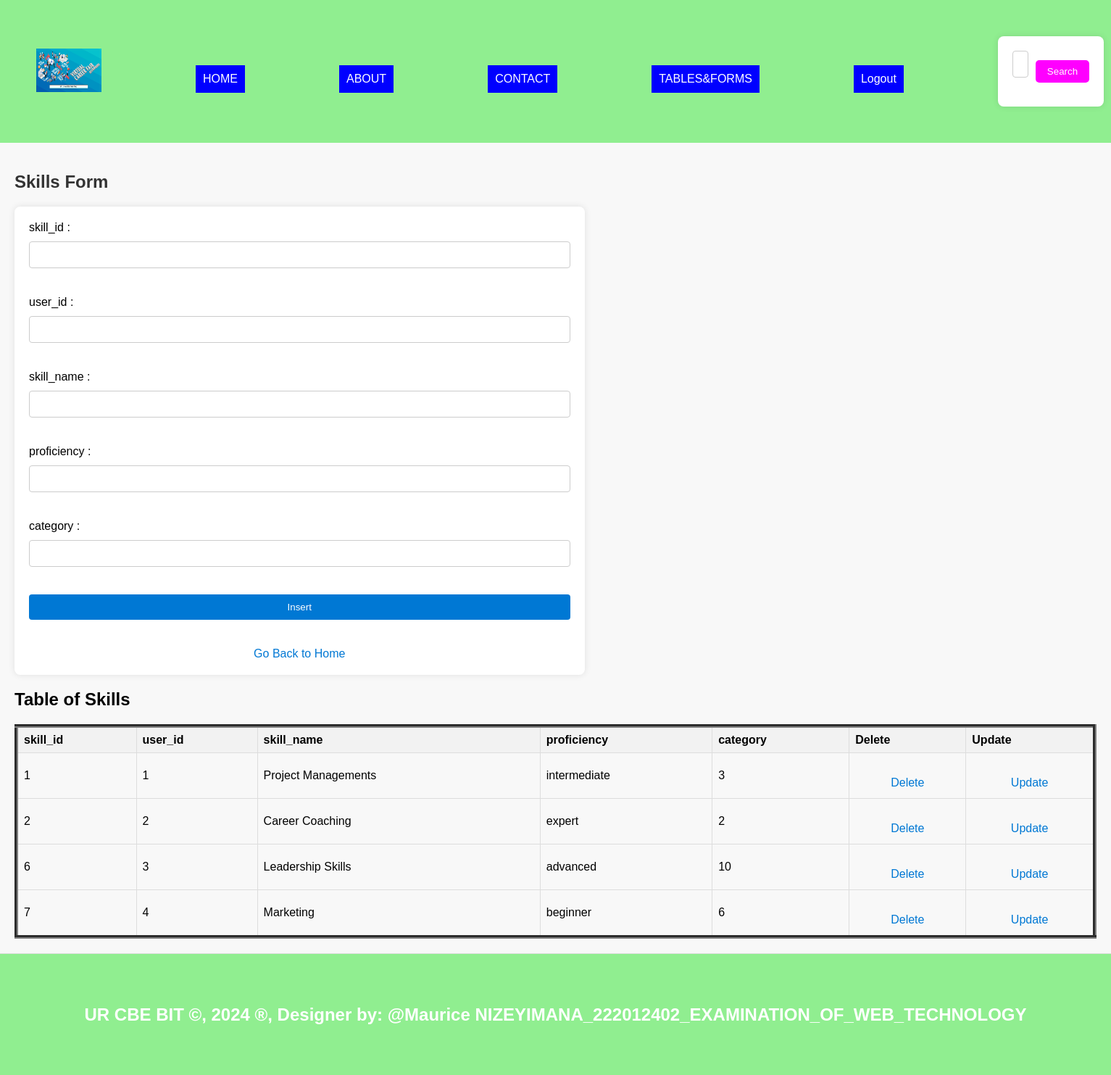
Page /Skills.php on the committed database.
### tables this page shows
CREATE TABLE `skills` (
  `skill_id` int(11) NOT NULL,
  `user_id` int(11) DEFAULT NULL,
  `skill_name` varchar(100) DEFAULT NULL,
  `proficiency` enum('beginner','intermediate','advanced','expert') DEFAULT NULL,
  `category` varchar(100) DEFAULT NULL
);

### Skills.php (the view, shortened to what this page needs)
<?php
include "menu.php";
?>
<!DOCTYPE html>
<html>
<head>
</head>
<body>
<section>
    <h1>Skills Form</h1>
    <form method="post" onsubmit="return confirmInsert();">
        <label for="skillid">skill_id     :</label>
        <input type="number" id="skillid" name="skillid"><br><br>
        <label for="userid">user_id    :</label>
        <input type="number" id="userid" name="userid" required><br><br>
        <label for="skilln">skill_name    :</label>
        <input type="text" id="skilln" name="skilln" required><br><br>
        <label for="profi">proficiency   :</label>
        <input type="text" id="profi" name="profi" required><br><br>
        <label for="cate"> category    :</label>
        <input type="number" id="cate" name="cate" required><br><br>
        <input type="submit" name="add" value="Insert"><br><br>
        <a href="./home.php">Go Back to Home</a>
    </form>
<!DOCTYPE html>
<html>
<head>
</head>
<body>
    <center><h2>Table of Skills</h2></center>
    <table border="5">
        <tr>
            <th>skill_id </th>
            <th>user_id </th>
            <th>skill_name </th>
            <th>proficiency</th>
            <th>category</th>
            <th>Delete</th>
            <th>Update</th>
        </tr>
        <?php
       include "database_connection.php";
        $sql = "SELECT * FROM Skills";
        $result = $connection->query($sql);
        if ($result->num_rows > 0) {
            while ($row = $result->fetch_assoc()) {
                $skill_id = $row['skill_id'];
                echo "<tr>
                    <td>" . $row['skill_id'] . "</td>
                    <td>" . $row['user_id'] . "</td>
                    <td>" . $row['skill_name'] . "</td>
                    <td>" . $row['proficiency'] . "</td>
                    <td>" . $row['category'] . "</td>
                    <td><a style='padding:4px' href='delete_Skills.php?skill_id=$skill_id'>Delete</a></td>
                    <td><a style='padding:4px' href='update_Skills.php?skill_id=$skill_id'>Update</a></td>
                </tr>";
            }
        } else {
            echo "<tr><td colspan='6'>No data found</td></tr>";
        }
        ?>
    </table>
</body>
</section>
 <footer>
    <center><b><h2>UR CBE BIT &copy, 2024 &reg, Designer by: @Maurice NIZEYIMANA_222012402_EXAMINATION_OF_WEB_TECHNOLOGY</h2></b></center>
  </footer>
</body>
</html>

### style.css (style rules this page uses)
body { font-family: Arial, sans-serif; margin: 0; padding: 0; }
section { padding:82px; border-bottom: 1px solid #ddd; }
footer { text-align: center; padding: 20px; background-color:darkmagenta; }

### menu.php (style rules this page uses)
body { background-image: url('./Image/virtual.jpeg'); background-size: cover; margin: 0; padding: 0; }
footer { background-color: lightgreen; padding: 50px; text-align: center; color: white; }

### Skills.php (style rules this page uses)
body { font-family: Arial, sans-serif; background-color: #f8f8f8; margin: 0; padding: 0; }
section { padding: 20px; display: flex; justify-content: flex-start; align-items: flex-start; flex-direction: column; }
h1 { text-align: center; color: #333; }
form { width: 50%; margin-right: auto; background-color: #fff; padding: 20px; border-radius: 8px; box-shadow: 0 0 10px rgba(0, 0, 0, 0.1); }
label { display: block; margin-bottom: 10px; }
input[type="number"], input[type="text"] { width: 100%; padding: 10px; margin-bottom: 20px; border: 1px solid #ccc; border-radius: 4px; box-sizing: border-box; }
input[type="submit"] { width: 100%; padding: 10px; background-color: #0078D4; color: #fff; border: none; border-radius: 4px; cursor: pointer; transition: background-color 0.3s; }
a { display: block; text-align: center; color: #0078D4; text-decoration: none; margin-top: 20px; }
table { width: 100%; border-collapse: collapse; }
th, td { border: 1px solid #ddd; padding: 8px; text-align: left; }
th { background-color: #f2f2f2; }

### rows in the picture
skills: skill_id "1", user "1", skill_name "Project Managements", proficiency "intermediate", category "3"
skills: skill_id "2", user "2", skill_name "Career Coaching", proficiency "expert", category "2"
skills: skill_id "6", user "3", skill_name "Leadership Skills", proficiency "advanced", category "10"
skills: skill_id "7", user "4", skill_name "Marketing", proficiency "beginner", category "6"
